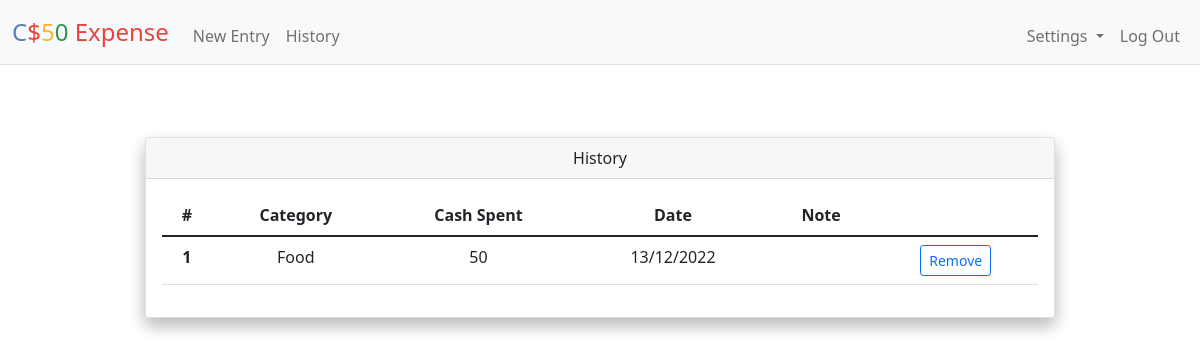
Screenshot of /history (signed in) with the database file from the repository.
### tables this page shows
CREATE TABLE entries (
    id INTEGER PRIMARY KEY AUTOINCREMENT NOT NULL,
    amount NUMERIC NOT NULL,
    description TEXT,
    year NUMRIC NOT NULL,
    month NUMRIC NOT NULL,
    day NUMRIC NOT NULL,
    user_id INTEGER NOT NULL,
    category_id INTEGER NOT NULL,
    FOREIGN KEY (user_id) REFERENCES users (id)
);

CREATE TABLE categories (
    id INTEGER PRIMARY KEY AUTOINCREMENT NOT NULL,
    category TEXT NOT NULL,
    user_id INTEGER NOT NULL,
    FOREIGN KEY (user_id) REFERENCES users (id)
);

### app.py (the view)
@app.route("/history", methods=["GET", "POST"])
@login_required
def history():
    if request.method == "POST":
        if 'remove_button' in request.form:
            id = request.form['remove_button']
            db_id = db.execute("SELECT * FROM entries WHERE user_id=? AND id=?", session["user_id"], id)
            if len(db_id) == 0:
                return apology("item doesn't exist", 400)
            db.execute("DELETE FROM entries WHERE id=?", id)
            flash('Item successfully removed')
            return redirect("/history")
        else:
            return apology("illegal entry", 400)
    else:
        history = db.execute(""" SELECT amount, description, year, month, day, entries.id, categories.category
                    FROM entries LEFT JOIN categories ON category_id = categories.id
                    WHERE entries.user_id=?""", session["user_id"])
        try:
            history = pd.DataFrame.from_dict(history)
            history["date"] = history["year"].astype(str) + "-" + history["month"].astype(str) + "-" + history["day"].astype(str)
            history["date"] = pd.to_datetime(history["date"])
            history["date"] = history["date"].dt.strftime('%d/%m/%Y')
            history = history.drop(columns=['year', 'month', 'day']).sort_values(['date', 'amount'], ascending=False)
            history.category.fillna(value=place_holder, inplace=True)
        except:
            history = pd.DataFrame.from_dict(history)
        history = history.to_dict('records')
        return render_template("history.html", history=history)

### app.py (called while the page is built)
@app.after_request
def after_request(response):
    response.headers["Cache-Control"] = "no-cache, no-store, must-revalidate"
    response.headers["Expires"] = 0
    response.headers["Pragma"] = "no-cache"
    return response

### helpers.py (called while the page is built)
def login_required(f):
    @wraps(f)
    def decorated_function(*args, **kwargs):
        if session.get("user_id") is None:
            return redirect("/login")
        return f(*args, **kwargs)
    return decorated_function

### templates/history.html (shortened to what this page needs)
{% extends "layout.html" %}
{% block main %}
  <div class="container-sm px-4 mt-4">
    <div class="col-xl-10 offset-lg-1 shadow">
      <div class="card mb-3 shadow">
        <div class="card-header">History</div>
        <div class="card-body">
          <table class="table">
            <thead>
              <tr>
                <th scope="row">#</th>
                <th scope="col">Category</th>
                <th scope="col">Cash Spent</th>
                <th scope="col">Date</th>
                <th scope="col">Note</th>
              </tr>
            </thead>
            <tbody>
              <form action="/history" method="POST">
              {% for item in history %}
                  <tr>
                    <th>{{loop.index}}</th>
                    <td>{{item.category|e}}</td>
                    <td>{{item.amount|e}}</td>
                    <td>{{item.date|e}}</td>
                    <td>{{item.description|e}}</td>
                    <td>
                      <button type="button" class="btn btn-outline-primary btn-sm" data-bs-toggle="modal" data-bs-target="#refid{{item.id|e}}">Remove</button>
                    </td>
                  </tr>
                {% endfor %}
              </form>
            </tbody>
          </table>
        </div>
      </div>
    </div>
  </div>
{% endblock %}

### rows the page displays
entries: category "Food", amount "50", date "13/12/2022"
